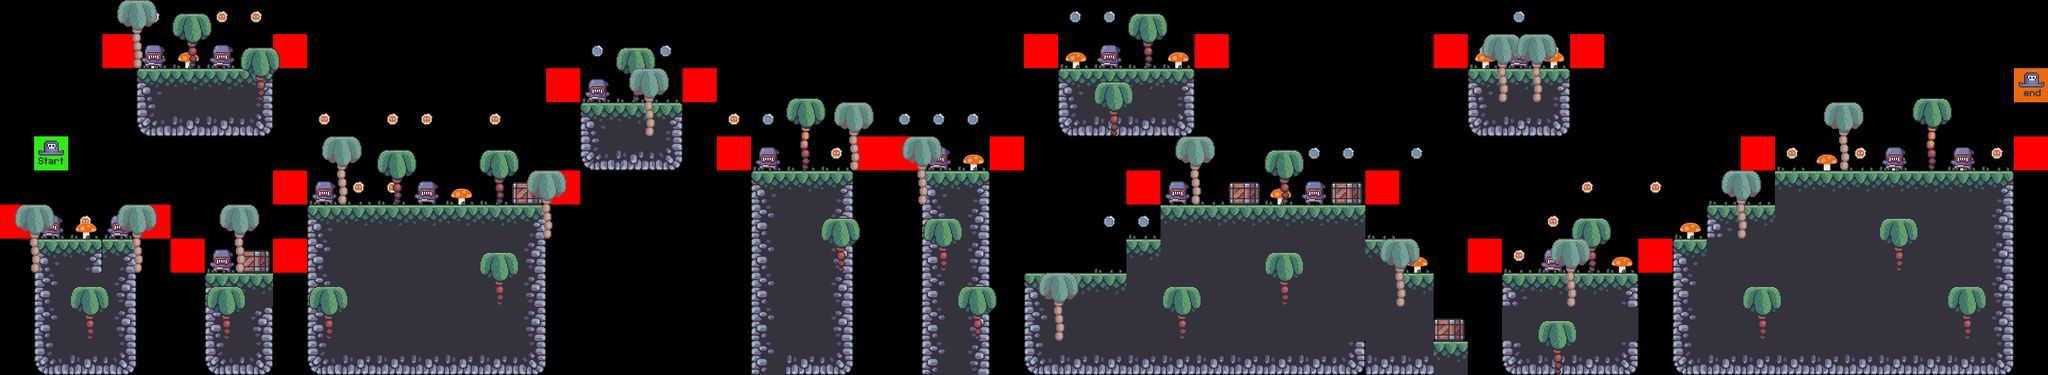

Rendered tile map (Tiled .tmx) drawn with the repository's tilesets; below, a short description and the map source with its tile grids summarised:
An orthogonal 60x11 tile map with 64x64 px tiles, 10 tile layers (coins, mushrooms, grass, crates, ...), 8 tilesets.

<map version="1.10" tiledversion="1.10.1" orientation="orthogonal" renderorder="right-down" width="60" height="11" tilewidth="64" tileheight="64" infinite="0" nextlayerid="11" nextobjectid="1">
 <editorsettings>
  <export target="../1/level_1.tmx" format="tmx" />
 </editorsettings>
 <tileset firstgid="1" source="../tilesets/terrain_tiles.tsx" />
 <tileset firstgid="17" source="../tilesets/player_tiles.tsx" />
 <tileset firstgid="19" source="../tilesets/enemy_tiles.tsx" />
 <tileset firstgid="21" source="../tilesets/palms.tsx" />
 <tileset firstgid="24" source="../tilesets/mushroom.tsx" />
 <tileset firstgid="25" source="../tilesets/grass_tiles.tsx" />
 <tileset firstgid="30" source="../tilesets/crates.tsx" />
 <tileset firstgid="31" source="../tilesets/coin_tiles.tsx" />
 <layer id="10" name="coins" width="60" height="11">
  <data>[660 cells, 37 non-empty, 2 distinct tile ids]</data>
 </layer>
 <layer id="7" name="mushrooms" width="60" height="11">
  <data>[660 cells, 18 non-empty, 1 distinct tile ids]</data>
 </layer>
 <layer id="8" name="grass" width="60" height="11">
  <data>[660 cells, 50 non-empty, 1 distinct tile ids]</data>
 </layer>
 <layer id="9" name="crates" width="60" height="11">
  <data>[660 cells, 5 non-empty, 1 distinct tile ids]</data>
 </layer>
 <layer id="1" name="terrain" width="60" height="11">
  <data>[660 cells, 230 non-empty, 9 distinct tile ids]</data>
 </layer>
 <layer id="2" name="player" width="60" height="11">
  <data>[660 cells, 2 non-empty, 2 distinct tile ids]</data>
 </layer>
 <layer id="3" name="enemies" width="60" height="11">
  <data>[660 cells, 17 non-empty, 1 distinct tile ids]</data>
 </layer>
 <layer id="4" name="constraints" width="60" height="11">
  <data>[660 cells, 24 non-empty, 1 distinct tile ids]</data>
 </layer>
 <layer id="5" name="fg_palms" width="60" height="11">
  <data>[660 cells, 24 non-empty, 2 distinct tile ids]</data>
 </layer>
 <layer id="6" name="bg_palms" width="60" height="11">
  <data>[660 cells, 17 non-empty, 1 distinct tile ids]</data>
 </layer>
</map>
